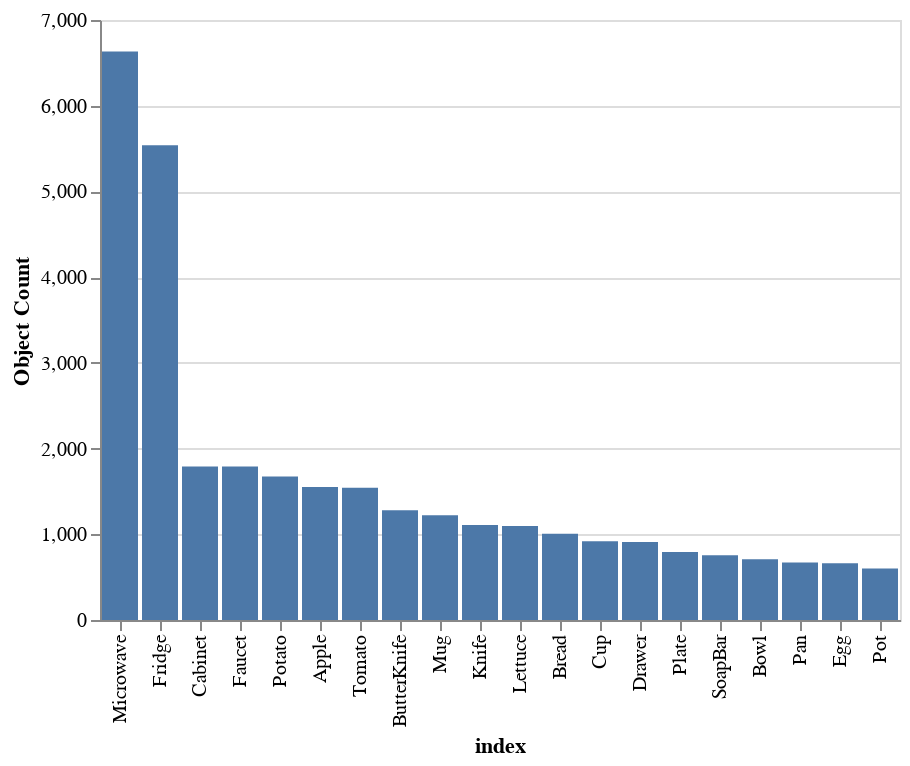

Notebook cell for this chart:
### Code cell
sorted_obj_df = pd.DataFrame.from_dict(obj_count, orient = "index", columns = ["Object Count"]).sort_values("Object Count",ascending=False).reset_index()

alt.Chart(sorted_obj_df[:20]).mark_bar().encode(
    x=alt.X('index:N', sort=alt.EncodingSortField(field="Object Count", op="count", order='ascending')),
    y='Object Count'
)

### Figure 1 — Vega-Lite specification as saved in the notebook (floating-point values rounded to 4 significant figures)
{"config": {"view": {"continuousWidth": 400, "continuousHeight": 300}}, "data": {"name": "data-91265fa9f30c81a5e8e9009a125eef0d"}, "mark": "bar", "encoding": {"x": {"type": "nominal", "field": "index", "sort": {"field": "Object Count", "op": "count", "order": "ascending"}}, "y": {"type": "quantitative", "field": "Object Count"}}, "$schema": "https://vega.github.io/schema/vega-lite/v4.8.1.json", "datasets": {"data-91265fa9f30c81a5e8e9009a125eef0d": [{"index": "Microwave", "Object Count": 6633}, {"index": "Fridge", "Object Count": 5539}, {"index": "Cabinet", "Object Count": 1790}, {"index": "Faucet", "Object Count": 1790}, {"index": "Potato", "Object Count": 1675}, {"index": "Apple", "Object Count": 1552}, {"index": "Tomato", "Object Count": 1542}, {"index": "ButterKnife", "Object Count": 1279}, {"index": "Mug", "Object Count": 1223}, {"index": "Knife", "Object Count": 1109}, {"index": "Lettuce", "Object Count": 1096}, {"index": "Bread", "Object Count": 1006}, {"index": "Cup", "Object Count": 920}, {"index": "Drawer", "Object Count": 910}, {"index": "Plate", "Object Count": 792}, {"index": "SoapBar", "Object Count": 754}, {"index": "Bowl", "Object Count": 709}, {"index": "Pan", "Object Count": 672}, {"index": "Egg", "Object Count": 662}, {"index": "Pot", "Object Count": 602}]}}
